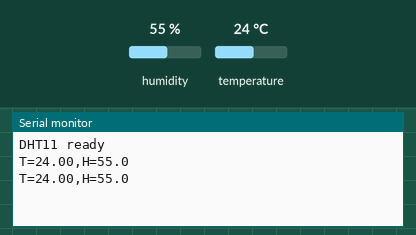
Simulated run of this sketch. Board: Arduino Uno, built with avr-gcc and run on an emulated ATmega328P. Shown: the last lines printed to the serial monitor. The inputs (shaded band) are chosen by the test bench; at power-on: humidity 55 %, temperature 24 °C.

Above: at 4.8 s.
4.9 s: humidity set to 22 %
At 6.8 s:
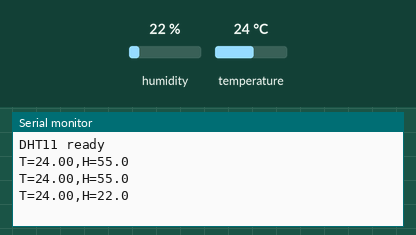
7.9 s: temperature set to 12 °C
At 9.2 s:
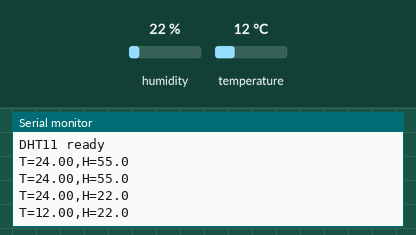
10.9 s: humidity set to 40 %
At 12.8 s:
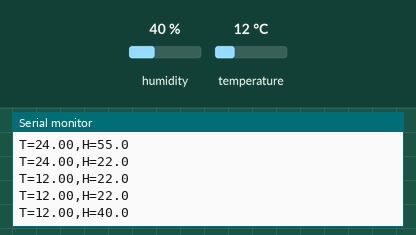
Timing chart, 0 to 14.3 s (numbered marks = the images above; inputs shaded):
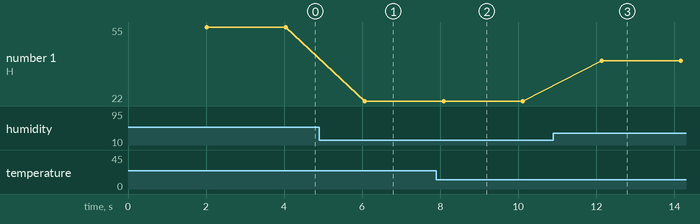

The sketch:

dht11_sensor.ino
```cpp
/**
 * Goldilocks — Keystudio DHT11 Temperature & Humidity Sensor
 *
 * Wiring:
 *   DHT11 Signal → Digital Pin 4
 *   DHT11 VCC   → 5V
 *   DHT11 GND   → GND
 *
 * Output format (parsed by gateway):
 *   T=<temp>,H=<humidity>
 *
 * Requires: DHT sensor library by Adafruit
 *   Arduino IDE → Sketch → Include Library → Manage Libraries
 *   Search "DHT sensor library" → Install "DHT sensor library" by Adafruit
 *   (It will also prompt to install "Adafruit Unified Sensor" — say Yes)
 */

#include <DHT.h>

#define DHTPIN 4        // Digital pin connected to the DHT sensor
#define DHTTYPE DHT11   // Keystudio module uses DHT11

DHT dht(DHTPIN, DHTTYPE);

void setup() {
  Serial.begin(115200);
  while (!Serial) delay(10);

  dht.begin();
  Serial.println("DHT11 ready");
}

void loop() {
  // DHT11 needs ~2s between reads
  delay(2000);

  float humidity = dht.readHumidity();
  float tempC    = dht.readTemperature();

  // Check for failed reads
  if (isnan(humidity) || isnan(tempC)) {
    Serial.println("ERR=DHT_READ_FAIL");
    return;
  }

  // Output in gateway-compatible format
  Serial.print("T=");
  Serial.print(tempC, 2);
  Serial.print(",H=");
  Serial.println(humidity, 1);
}
```

Measured:
- after the input at 4.9 s, the serial monitor: prints a new line after 1.2 s (image 1)
- after the input at 7.9 s, the serial monitor: prints a new line after 0.20 s (image 2)
- after the input at 10.9 s, the serial monitor: prints a new line after 1.2 s (image 3)
- plotted number 1: 55 → 22 after the input at 4.9 s, 22 → 40 after the input at 10.9 s
